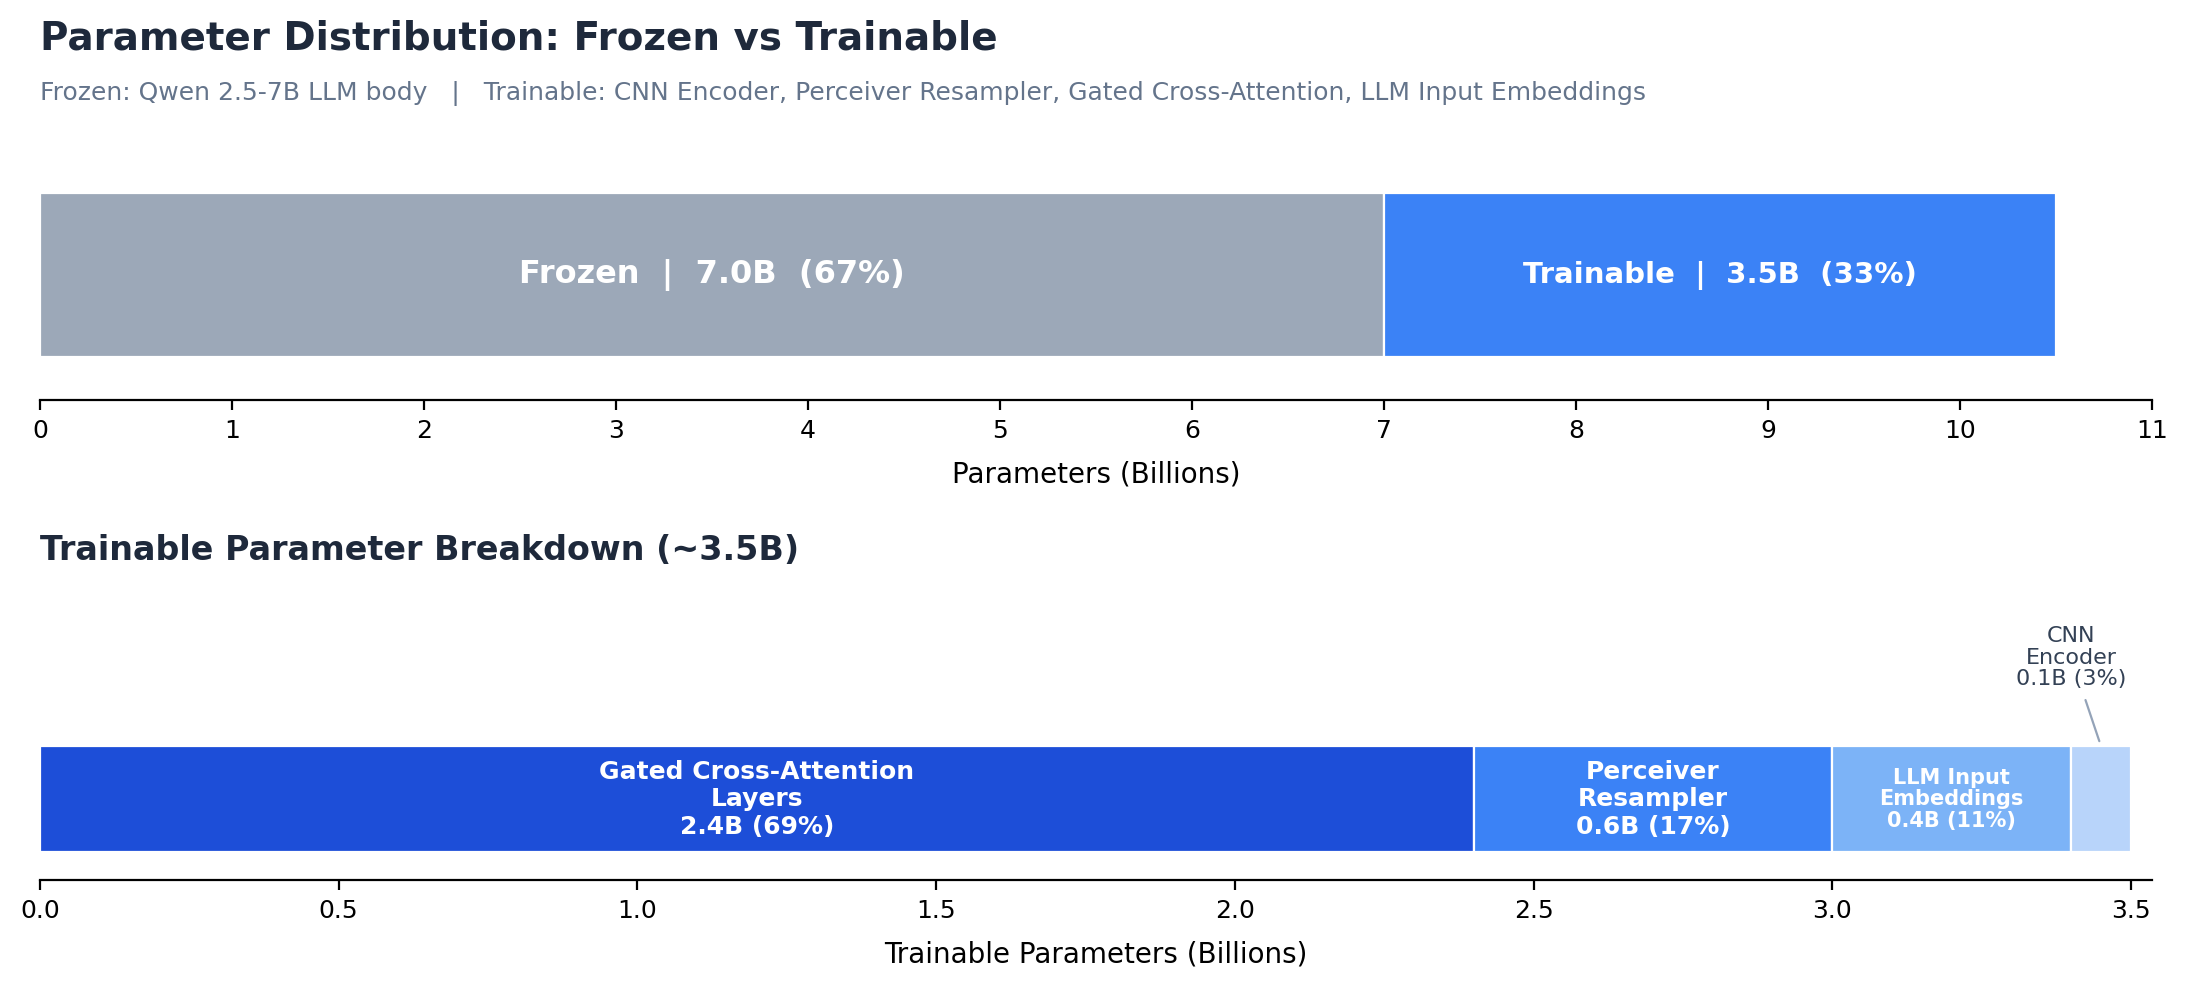

This figure's Python source:
#!/usr/bin/env python3
"""
fig_003: Parameter Distribution — Frozen vs Trainable
Horizontal stacked bar chart with breakdown of trainable components.
"""

import matplotlib.pyplot as plt
import matplotlib.patches as mpatches
import numpy as np

# --- Data from verified facts ---
# Total: 10.5B parameters
# Frozen: 7B (Qwen 2.5-7B LLM body)
# Trainable: ~3.5B split across components
total_params = 10.5  # billions
frozen_params = 7.0
trainable_params = 3.5

# Trainable component breakdown (approximate splits based on architecture)
# Components: CNN Encoder, Perceiver Resampler, Gated Cross-Attention layers, LLM Input Embeddings
# Gated cross-attention at every decoder layer dominates trainable params
trainable_components = {
    "Gated Cross-Attention\nLayers": 2.4,
    "Perceiver\nResampler": 0.6,
    "LLM Input\nEmbeddings": 0.4,
    "CNN\nEncoder": 0.1,
}

# --- Colors ---
frozen_color = "#9CA8B8"       # muted gray
trainable_color = "#3B82F6"    # vibrant blue
component_colors = [
    "#1D4ED8",  # Gated Cross-Attention - darkest blue
    "#3B82F6",  # Perceiver Resampler
    "#7CB3F7",  # LLM Input Embeddings
    "#B8D4FA",  # CNN Encoder - lightest blue
]

# --- Figure setup ---
fig = plt.figure(figsize=(12, 5.0), facecolor="white")

# Use manual axes placement for precise control
ax1 = fig.add_axes([0.06, 0.58, 0.88, 0.25])   # [left, bottom, width, height]
ax2 = fig.add_axes([0.06, 0.10, 0.88, 0.25])

bar_height = 0.5

# ============================================================
# TOP BAR: Frozen vs Trainable
# ============================================================
frozen_pct = frozen_params / total_params * 100
trainable_pct = trainable_params / total_params * 100

# Draw bars
ax1.barh(0, frozen_params, height=bar_height, color=frozen_color,
         edgecolor="white", linewidth=0.8)
ax1.barh(0, trainable_params, height=bar_height, left=frozen_params,
         color=trainable_color, edgecolor="white", linewidth=0.8)

# Labels inside bars
ax1.text(frozen_params / 2, 0,
         f"Frozen  |  7.0B  ({frozen_pct:.0f}%)",
         ha="center", va="center", fontsize=11.5, fontweight="bold",
         color="white")
ax1.text(frozen_params + trainable_params / 2, 0,
         f"Trainable  |  3.5B  ({trainable_pct:.0f}%)",
         ha="center", va="center", fontsize=10.5, fontweight="bold",
         color="white")

# Styling
ax1.set_xlim(0, total_params)
ax1.set_ylim(-0.38, 0.38)
ax1.set_yticks([])
ax1.set_xlabel("Parameters (Billions)", fontsize=10, labelpad=6)
ax1.set_xticks(np.arange(0, 11.5, 1))
ax1.tick_params(axis="x", labelsize=9)
ax1.spines["top"].set_visible(False)
ax1.spines["right"].set_visible(False)
ax1.spines["left"].set_visible(False)

# Title
fig.text(0.06, 0.93, "Parameter Distribution: Frozen vs Trainable",
         fontsize=14, fontweight="bold", color="#1E293B")
fig.text(0.06, 0.88,
         "Frozen: Qwen 2.5-7B LLM body   |   "
         "Trainable: CNN Encoder, Perceiver Resampler, "
         "Gated Cross-Attention, LLM Input Embeddings",
         fontsize=9, color="#64748B")

# ============================================================
# BOTTOM BAR: Trainable breakdown by component
# ============================================================
# Section label
fig.text(0.06, 0.42, "Trainable Parameter Breakdown (~3.5B)",
         fontsize=12, fontweight="bold", color="#1E293B")

left = 0
comp_names = list(trainable_components.keys())
comp_values = list(trainable_components.values())

for i, (name, val) in enumerate(zip(comp_names, comp_values)):
    ax2.barh(0, val, height=bar_height, left=left,
             color=component_colors[i], edgecolor="white", linewidth=0.8)

    pct = val / trainable_params * 100
    cx = left + val / 2

    if val >= 0.5:
        # Label inside bar
        ax2.text(cx, 0, f"{name}\n{val}B ({pct:.0f}%)",
                 ha="center", va="center", fontsize=9, fontweight="600",
                 color="white", linespacing=1.2)
    elif val >= 0.3:
        # Label inside bar, smaller font
        ax2.text(cx, 0, f"{name}\n{val}B ({pct:.0f}%)",
                 ha="center", va="center", fontsize=7.5, fontweight="600",
                 color="white", linespacing=1.1)
    else:
        # Place label above for narrow segments
        ax2.annotate(f"{name}\n{val}B ({pct:.0f}%)",
                     xy=(cx, bar_height / 2), xytext=(cx - 0.05, 0.52),
                     ha="center", va="bottom", fontsize=8, fontweight="500",
                     color="#334155", linespacing=1.1,
                     arrowprops=dict(arrowstyle="-", color="#94A3B8",
                                     lw=0.8))
    left += val

# Styling
ax2.set_xlim(0, trainable_params * 1.01)
ax2.set_ylim(-0.38, 0.80)
ax2.set_yticks([])
ax2.set_xlabel("Trainable Parameters (Billions)", fontsize=10, labelpad=6)
ax2.set_xticks(np.arange(0, 4.0, 0.5))
ax2.tick_params(axis="x", labelsize=9)
ax2.spines["top"].set_visible(False)
ax2.spines["right"].set_visible(False)
ax2.spines["left"].set_visible(False)

# ============================================================
# Save
# ============================================================
fig.savefig("/home/wangni/notion-figures/polymarkets/fig_003.png",
            dpi=200, bbox_inches="tight", facecolor="white")
plt.close()

print("Saved: /home/wangni/notion-figures/polymarkets/fig_003.png")
